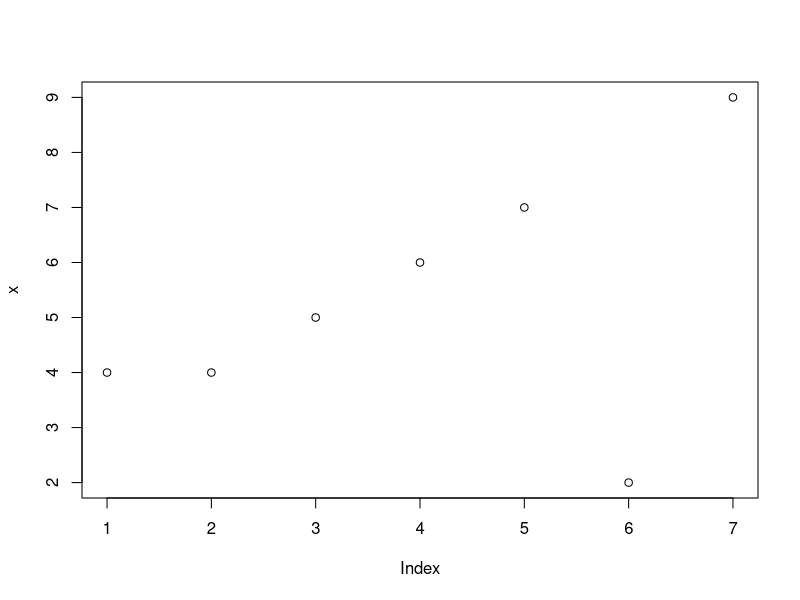
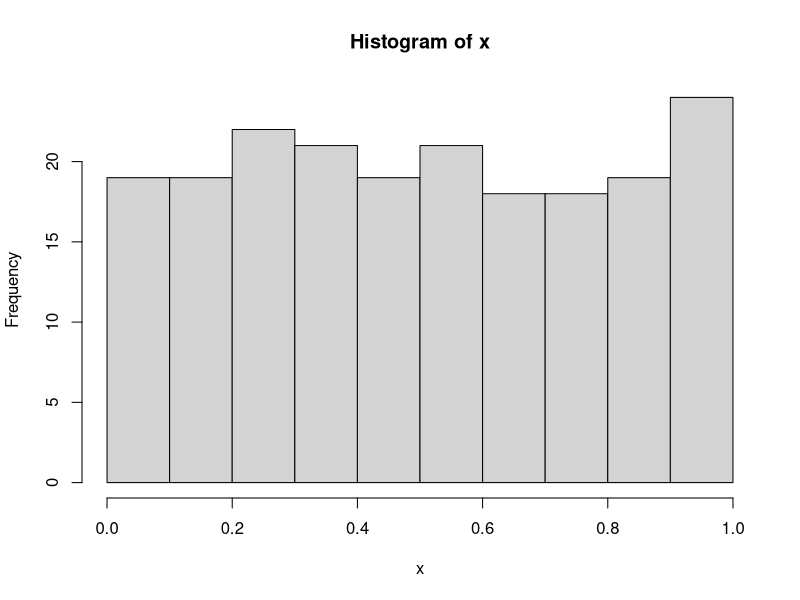
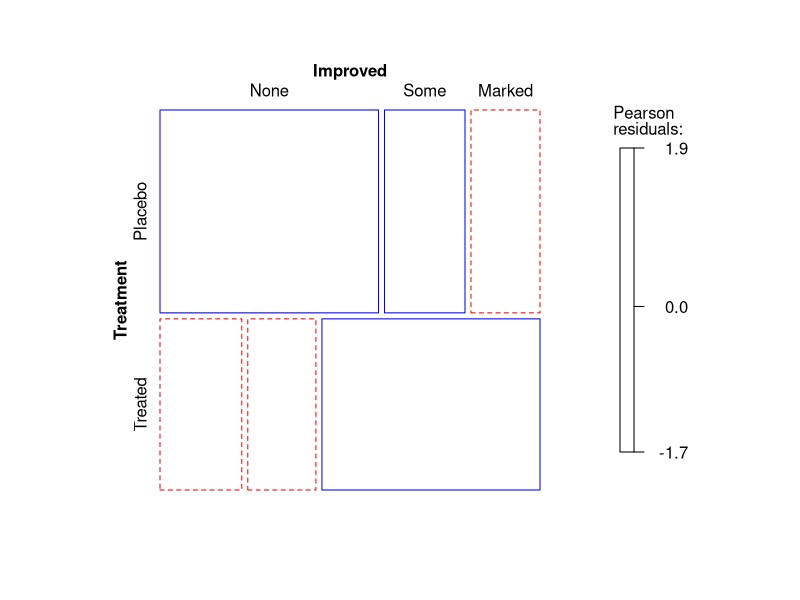
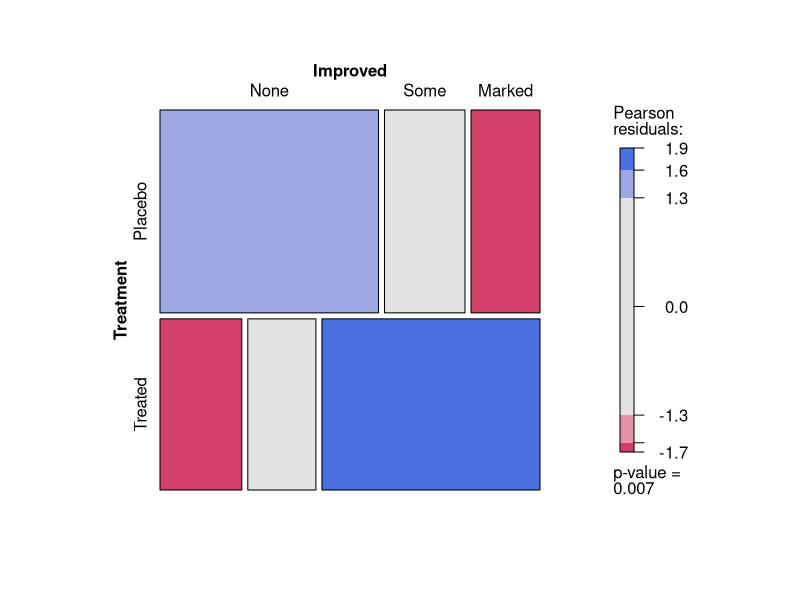

The R script that drew these images, in order:
## R for data analysis
## Part 1


x <- c(4, 4, 5, 6, 7, 2, 9)     
length(x) ; mean(x)
plot(x)  # plot the vector


x <- runif(200)
summary(x)
hist(x)


# sample session
install.packages("vcd")
help(package="vcd")
library(vcd)
help(Arthritis)
Arthritis
example(Arthritis)